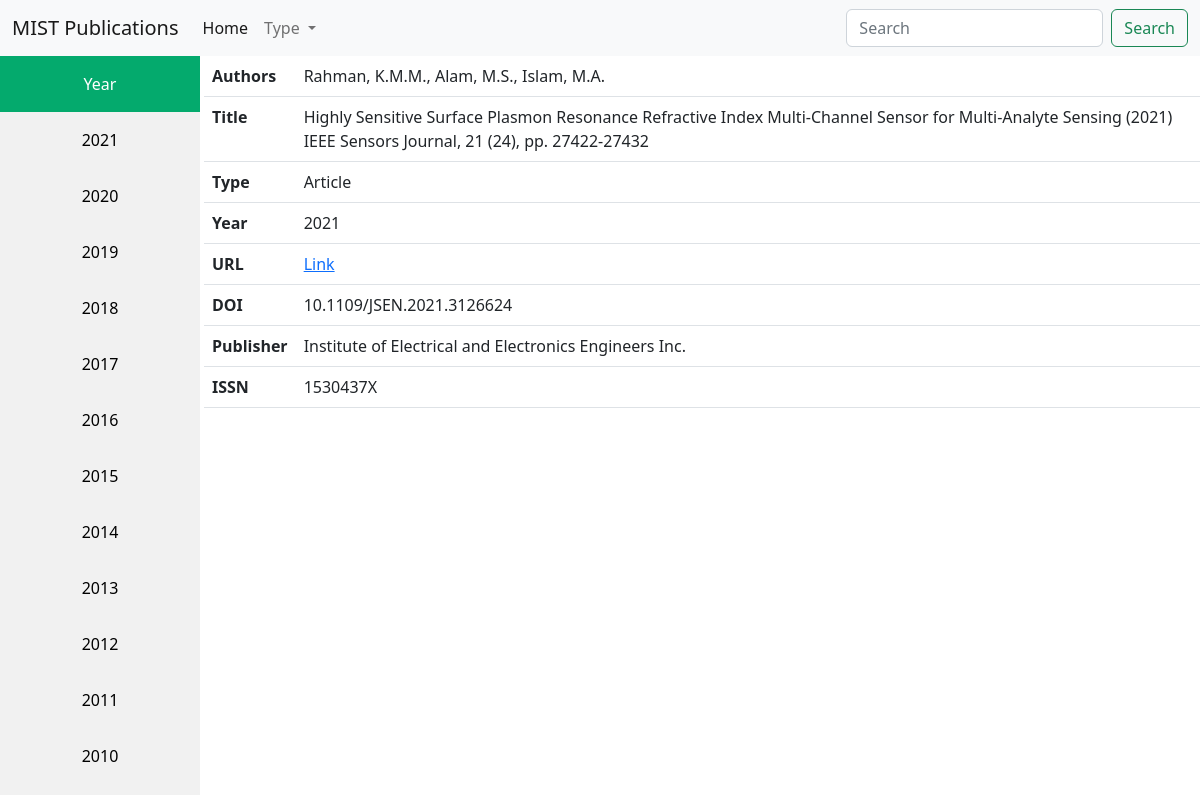
Page /details/1/ on the committed database.
### publications/models.py (models this page shows)
class Publication(models.Model):
    types = (
              ("Conference Paper", "Conference Paper"),
              ("Article", "Article"),
              ("Book Chapter", "Book Chapter"),
              ("Book","Book"),
              ("Editorial", "Editorial"),
              ("Review", "Review"),
              ("Letter", "Letter"),
            )
    authors = models.CharField(max_length= 500)
    title = models.CharField(max_length=1500)
    scopus_url = models.URLField(max_length=500, blank=True, null=True)
    DOI = models.CharField(max_length=100, blank=True, null=True)
    affiliation = models.TextField(blank=True, null=True)
    publisher = models.CharField(max_length=200, blank=True, null=True)
    ISSN = models.CharField(max_length=30, blank=True, null=True)
    ISBN = models.CharField(max_length=30, blank=True, null=True)
    document_type = models.CharField(max_length=50, choices=types)
    publication_stage = models.CharField(max_length=50, blank=True, null=True)
    open_access = models.CharField(max_length=50, blank=True, null=True)
    publishing_year = models.IntegerField()
    source = models.CharField(max_length=50, blank=True, null=True)
    cited_by = models.IntegerField(blank=True, null=True)

### publications/views.py (the view)
# urls.py: path('details/<str:id>/', views.details, name = 'details'),
def details(request, id):
    types = ["Conference Paper", "Article", "Book Chapter", "Book", "Editorial", "Review", "Letter"]
    years = list(year_publications.objects.all().values_list('year', flat=True))
    years_r = years.copy()
    years_r.sort(reverse=True)
    pub = Publication.objects.get(id = id)
    context = { 'message': 'Hello, World! :)', 'years': years,'years_r':years_r, "types": types, "pub": pub}
    return render(request, 'publications/details.html', context)

### publications/templates/publications/details.html (shortened to what this page needs)
<!doctype html>
<html lang="en">
  <head>
    <link href="https://cdn.jsdelivr.net/npm/bootstrap@5.2.0/dist/css/bootstrap.min.css" rel="stylesheet">
  </head>
  <body>
    {% include 'publications/nav.html' %}
    <div class="row">
        <div class="col-2">
            <div class="sidebar">
                <a class="active" href="">Year</a>
                {% for year in years_r %}
                <a href="{% url 'year_wise_publications' year=year %}">{{year}}</a>
                {% endfor %}
            </div>
        </div>
        <div class="col-10">
            <table class="table table-hover justify-content-center">
                <tbody>
                    <tr>
                        <th>Authors</th>
                        <td>{{pub.authors}}</td>
                    </tr>
                    <tr>
                        <th>Title</th>
                        <td>{{pub.title}}</td>
                    </tr>
                    <tr>
                        <th>Type</th>
                        <td>{{pub.document_type}}</td>
                    </tr>
                    <tr>
                        <th>Year</th>
                        <td>{{pub.publishing_year}}</td>
                    </tr>
                    <tr>
                        <th>URL</th>
                        <td><a href = {{pub.scopus_url}} target="_blank">Link</a></td>
                    </tr>
                    {% if pub.DOI %}
                    <tr>
                        <th>DOI</th>
                        <td>{{pub.DOI}}</td>
                    </tr>
                    {% endif %}
                    {% if pub.publisher %}
                    <tr>
                        <th>Publisher</th>
                        <td>{{pub.publisher}}</td>
                    </tr>
                    {% endif %}
                    {% if pub.ISSN %}
                    <tr>
                        <th>ISSN</th>
                        <td>{{pub.ISSN}}</td>
                    </tr>
                    {% endif %}
                </tbody>
              </table>
        </div>
    </div>
  </body>
</html>

### publications/templates/publications/details.html (style rules this page uses)
.sidebar { margin: 0; padding: 0; width: 200px; background-color: #f1f1f1; position: fixed; height: 100%; overflow: auto; }
.sidebar a { display: block; color: black; padding: 16px; text-decoration: none; text-align: center; }
.sidebar a.active { background-color: #04AA6D; color: white; }

### rows in the picture
Publication: authors "Rahman, K.M.M., Alam, M.S., Islam, M.A.", title "Highly Sensitive Surface Plasmon Resonance Refractive Index Multi-Channel Sensor for Multi-Analyte Sensing (2021) IEEE Sensors Journal, 21 (24), pp. 27422-27432", document_type "Article", publishing_year "2021", DOI "10.1109/JSEN.2021.3126624", publisher "Institute of Electrical and Electronics Engineers Inc.", ISSN "1530437X"

### other values in the picture
{{ year }} "2021" "2020" "2019" "2018" "2017" "2016" "2015" "2014" "2013" "2012" "2011" "2010"
